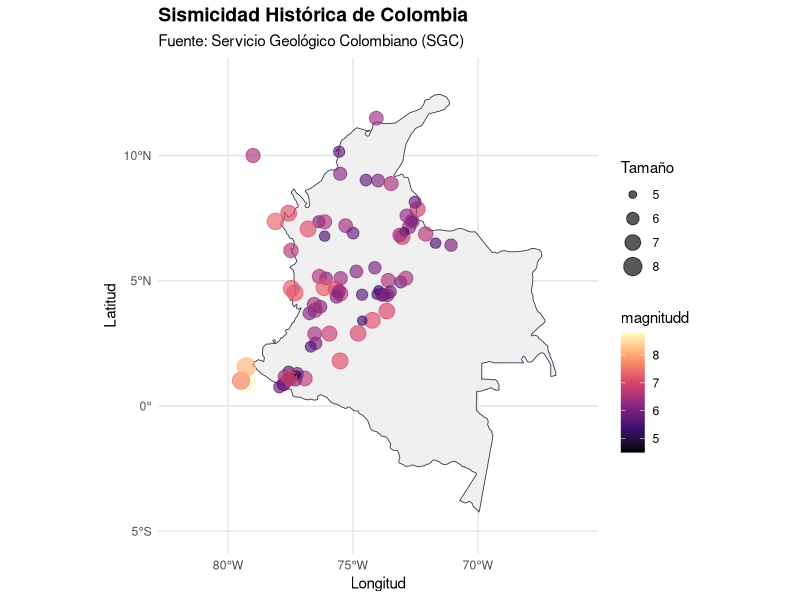

The R script that drew this image: (Note: this script raises an error after producing the figure.)
## ---- chunk 1
# Instalación de paquetes si no están presentes
if(!require(spatstat)) install.packages("spatstat")
if(!require(spatstat)) install.packages("spatstat.explore")
if(!require(spatstat)) install.packages("spatstat.model")
if(!require(sf)) install.packages("sf")
if(!require(readxl)) install.packages("readxl")
if(!require(tidyverse)) install.packages("tidyverse")
# Instalar el paquete de datos explícitamente con dependencias
if(!require(rnaturalearthdata)) install.packages("rnaturalearthdata", 
                 dependencies = TRUE, 
                 type = "binary")  # Usa binarios precompilados en Windows

# Carga de librerías
library(spatstat)  # Análisis de patrones puntuales
library(sf)        # Manejo de datos vectoriales
library(readxl)    # Lectura de archivos Excel
library(tidyverse) # Manipulación de datos
library(ggplot2)      # Visualización
library(dplyr)        # Manipulación de datos
library(readr)        # Lectura de CSV
library(rnaturalearth) # Descarga automática de mapas mundiales
library(scales)       # Para formato de ejes en gráficos
library(patchwork)    # Poner gráficos lado a lado
library(knitr)
library(kableExtra)
library(stars)        # Esencial para convertir mapas de spatstat a ggplot2
library(ggrepel)      # Crucial para que los IDs no se tapen entre sí
library(spatstat.geom)
library(spatstat.explore)
## ---- chunk 2
# ==============================================================================
#  OBTENER SHAPEFILE DE COLOMBIA (Automático, sin descarga manual)
# rnaturalearth descarga límites administrativos de Natural Earth (dominio público)
# scale = "medium" ofrece buen equilibrio entre detalle y velocidad
# Cargar mapa de Colombia (sf)
colombia_map <- rnaturalearth::ne_countries(scale = "medium", country = "colombia", returnclass = "sf")

# Proyectar a CRS adecuado para visualización en Colombia (WGS84 es suficiente para puntos)
colombia_map <- st_transform(colombia_map, crs = 4326)


# Cargar TODOS los países de Sudamérica para ver los vecinos colindantes
paises_vecinos <- ne_countries(scale = "medium", returnclass = "sf")
paises_vecinos <- st_transform(paises_vecinos, crs = 4326)

# ==============================================================================
# . CARGAR Y LIMPIAR DATOS DE SISMICIDAD (SGC)
# Leer CSV saltando las 7 filas de encabezado institucional
df <- read_csv("sismicidad_historica.csv", skip = 7, show_col_types = FALSE)

# Renombrar columnas clave para trabajar más fácil
names(df)[4] <- "Latitud"
names(df)[5] <- "Longitud" 
names(df)[7] <- "magnitudd"

# Convertir a numérico de forma segura (maneja caracteres no numéricos como NA)
df <- df %>% select(Latitud, Longitud, magnitudd) %>%
  mutate(
    Latitud   = as.numeric(Latitud),
    Longitud  = as.numeric(Longitud),
    magnitudd  = as.numeric(magnitudd)
  )

# Filtrar filas con coordenadas inválidas (evita errores en st_as_sf)
#df <- df %>% filter(!is.na(Latitud) & !is.na(Longitud))
summary(df)  

# ==============================================================================
#  CONVERTIR DATAFRAME A OBJETO ESPACIAL (sf)
# st_as_sf() convierte el dataframe en puntos georreferenciados
# crs = 4326 = WGS84 (lat/lon en grados decimales, estándar GPS)

# Proyección de Coordenadas (De Grados a Metros)
# Es vital para que la Función K sea en metros/km y no en grados
sismos_sf <- st_as_sf(df, coords = c("Longitud", "Latitud"), crs = 4326)

# Añadimos una columna explícita con el ID a sf de sismos
sismos_sf$ID_Sismo <- 1:nrow(sismos_sf)

# transformar las coordenadas geográficas de los sismos en Colombia de grados a metros, utilizando el sistema de proyección oficial del país.
# Transforma matemáticamente la curvatura de la Tierra a un plano bidimensional (proyección).
sismos_proj <- st_transform(sismos_sf, crs = 9377) 





## Ventana de Visualización (Bounding Box)

# Basado en el recuadro visual de la plataforma del SGC:
# Longitudes aproximadas: -84°W a -65°W | Latitudes aproximadas: -4.5°S a 13.5°N
limites_grados <- st_bbox(c(xmin = -84, ymin = -4.5, xmax = -65, ymax = 13.5), 
                          crs = st_crs(4326))

# Convertimos este recuadro en un polígono sf para poder proyectarlo correctamente
ventana_sf <- st_as_sfc(limites_grados)

# Proyectamos también nuestra ventana rectangular a metros
ventana_proj <- st_transform(ventana_sf, crs = 9377)
bbox_metros  <- st_bbox(ventana_proj)






# ==============================================================================
# 3. FILTRADO GEOGRÁFICO AJUSTADO (ELIMINA EL PUNTO EXTREMO NOROESTE)
# ==============================================================================
# 🛠️ CORRECCIÓN: Cambiamos xmin a -79.5 para dejar fuera el sismo de San Andrés 
# pero manteniendo ymin = 0 para salvar todo el sur del país.
caja_filtro <- st_bbox(c(xmin = -79.5, ymin = 0, xmax = -66, ymax = 13.5), crs = 4326)

sismos_sf <- sismos_sf %>% 
  st_filter(st_as_sfc(caja_filtro))

# Proyectamos los sismos limpios a metros (Origen Nacional CRS 9377)
sismos_proj <- st_transform(sismos_sf, crs = 9377)

# ==============================================================================
# 4. CREACIÓN DE LA VENTANA CON MARGEN DE AMORTIGUAMIENTO (BUFFER)
# ==============================================================================
# A. Calculamos la envolvente convexa ajustada en metros
ventana_base_metros <- st_convex_hull(st_union(sismos_proj))

# B. 🛠️ MEJORA: Expandimos la ventana 30 km hacia afuera para que no toque los puntos
ventana_sf <- st_buffer(ventana_base_metros, dist = 30000) # 30,000 metros = 30 Km

# C. Convertimos a formato owin para tus futuros análisis de spatstat
ventana_owin <- as.owin(st_geometry(ventana_sf))

# D. Pasamos la ventana expandida a grados exclusivamente para que ggplot pueda dibujarla
ventana_grados <- st_transform(ventana_sf, crs = 4326)

# ==============================================================================
# 5. CONSTRUCCIÓN DEL OBJETO PPP EN KILÓMETROS
# ==============================================================================
coords_metros <- st_coordinates(sismos_proj)

sismos_ppp <- ppp(x = coords_metros[,1], 
                  y = coords_metros[,2], 
                  window = ventana_owin)

set.seed(5869)
if(any(duplicated(sismos_ppp))) {
  sismos_ppp <- rjitter(sismos_ppp, retry = TRUE)
}

# Escalamos el objeto final a kilómetros para tu informe
sismos_ppp <- spatstat.geom::rescale(sismos_ppp, 1000, "km")


## ---- chunk 3
# ==============================================================================
#  VISUALIZACIÓN CON GGPlot2 (Mapa profesional)
ggplot() +
  # Capa 1: Polígono de Colombia (Corregido 'size' por 'linewidth')
  geom_sf(data = colombia_map, 
          fill = "#f0f0f0",         # Gris muy claro y limpio para el fondo
          color = "#2c3e50",        # Borde azul oscuro elegante
          linewidth = 0.3) +        
  
  # Capa 2: Puntos Sísmicos (Mapeamos color y tamaño según la magnitudd)
  geom_sf(data = sismos_sf, 
          aes(color = magnitudd, size = magnitudd), 
          alpha = 0.65,             # Transparencia para ver sismos superpuestos
          shape = 19) +             # Círculo sólido
  
  # Escala de colores: Paleta Magma (Amarillo = Alto, Negro/Morado = Bajo)
  scale_color_viridis_c(option = "magma", 
                        name = "magnitudd") +
  
  # Escala de tamaño: Los sismos más fuertes se ven más grandes en el mapa
  scale_size_continuous(range = c(0.15, 6.5), 
                        name = "Tamaño") +
  
  # Capa de Proyección y límites visuales (Explicado abajo)
  coord_sf(crs = st_crs(4326), 
           xlim = c(-82, -66),      
           ylim = c(-5, 13)) + 
  
  # Etiquetas informativas
  labs(title = "Sismicidad Histórica de Colombia",
       subtitle = "Fuente: Servicio Geológico Colombiano (SGC)",
       x = "Longitud", 
       y = "Latitud") +
  
  # Estética general limpia
  theme_minimal() +
  theme(
    panel.grid.major = element_line(color = "gray90"),
    plot.title = element_text(face = "bold", size = 14),
    legend.position = "right"
  )



## ---- chunk 4
ggplot() +
  # Capa 1: Países vecinos (Fondo gris neutro y bordes sutiles)
  geom_sf(data = paises_vecinos, 
          fill = "#f1f2f6",         
          color = "#bdc3c7",        
          linewidth = 0.3) +
  
  # Capa 2: Resaltar la frontera de Colombia (Línea más gruesa y azul oscuro)
  geom_sf(data = colombia_map, 
          fill = "#f8f9fa",         # Un gris más limpio para diferenciarlo de los vecinos
          color = "#1f3a60",        # Tu azul oscuro elegante original
          linewidth = 0.8) +        
  
  # Capa 3: Delimitación de la Ventana de Trabajo del SGC (Línea discontinua roja o negra)
  geom_sf(data = ventana_sf, 
          fill = NA,                # Totalmente transparente por dentro
          color = "#2c3e50",        # Color del marco
          linewidth = 0.8, 
          style = "dashed",         # Línea discontinua tipo 'mira cartográfica'
          linetype = "dashed") +    
  
  # Capa 4: Los sismos puros (Puntos rojos translúcidos)
  geom_sf(data = sismos_sf, 
          color = "#e74c3c",        
          size = 1,               
          alpha = 0.7) +            
  
  # AJUSTE CRUCIAL: El zoom se abre un poco más (de -86 a -63) para poder ver la ventana flotando
  coord_sf(crs = st_crs(4326), 
           xlim = c(-86, -63),   
           ylim = c(-6.5, 15.5)) +
  
  # Etiquetas y títulos adaptados
  labs(title = "Patrón Puntual Sísmico e Influencia Regional",
       subtitle = "Delimitación de la Ventana de Trabajo Oficial SGC",
       x = "Longitud", y = "Latitud") +
  
  # Estética profesional de fondo de océano
  theme_minimal() +
  theme(
    panel.grid.major = element_line(color = "gray90", linetype = "dotted"),
    plot.title = element_text(face = "bold", size = 13, color = "#2c3e50"),
    plot.subtitle = element_text(size = 10, italic = TRUE, color = "#555555"),
    panel.background = element_rect(fill = "#eef2f7", color = NA) # Océano azul claro
  )

summary(sismos_ppp)
## ---- chunk 5
# Esta función extrae la rejilla matemática de spatstat y la convierte a polígonos de ggplot
crear_capa_cuadrantes <- function(modelo_chi) {
  # 1. Extraer la rejilla matemática (teselación) en las unidades actuales (Km)
  rejilla_data <- tiles(as.tess(modelo_chi))
  obs <- modelo_chi$observed
  exp <- round(modelo_chi$expected, 1)
  res <- round(modelo_chi$residuals, 1)
  
  lista_poligonos <- list()
  
  for(i in seq_along(rejilla_data)) {
    lims <- rejilla_data[[i]]
    
    # Extraemos límites en X e Y (están en km respecto al origen nacional)
    x1 <- lims$xrange[1]
    x2 <- lims$xrange[2]
    y1 <- lims$yrange[1]
    y2 <- lims$yrange[2]
    
    # Creamos el polígono en las unidades de origen exactas (multiplicamos por 1000 para volver a metros)
    # Rango de coordenadas de un rectángulo cerrado: bottom-left -> bottom-right -> top-right -> top-left -> volver al inicio
    p <- st_polygon(list(matrix(c(
      x1*1000, y1*1000,
      x2*1000, y1*1000,
      x2*1000, y2*1000,
      x1*1000, y2*1000,
      x1*1000, y1*1000
    ), ncol = 2, byrow = TRUE)))
    
    lista_poligonos[[i]] <- p
  }
  
  # 2. Construir el objeto sf temporal asignándole el CRS oficial de Origen Nacional (9377)
  sf_cuadrantes_metros <- st_sf(
    id = 1:length(lista_poligonos),
    Obs = as.vector(obs),
    Exp = as.vector(exp),
    Res = as.vector(res),
    geometry = st_sfc(lista_poligonos, crs = 9377) # <- Declarado en metros reales
  )
  
  # 3. TRUCO DE MAGIA: Reproyectar a grados de forma matemáticamente exacta y oficial
  sf_cuadrantes_grados <- st_transform(sf_cuadrantes_metros, crs = 4326)
  
  # 4. Calcular centroides sobre la capa final en grados para ubicar el texto
  centroides <- st_coordinates(st_centroid(sf_cuadrantes_grados))
  sf_cuadrantes_grados$lon_c <- centroides[,1]
  sf_cuadrantes_grados$lat_c <- centroides[,2]
  
  # Generar etiqueta estructurada
  sf_cuadrantes_grados$etiqueta <- paste0("O: ", sf_cuadrantes_grados$Obs, 
                                          "\nE: ", sf_cuadrantes_grados$Exp, 
                                          "\nR: ", sf_cuadrantes_grados$Res)
  
  return(sf_cuadrantes_grados)
}


# Ejecutar las pruebas en spatstat
(chi_3x3 <- quadrat.test(sismos_ppp, nx = 3, ny = 3))
(chi_4x4 <- quadrat.test(sismos_ppp, nx = 4, ny = 4))
(chi_5x5 <- quadrat.test(sismos_ppp, nx = 5, ny = 5)) 
(chi_6x6 <- quadrat.test(sismos_ppp, nx = 6, ny = 6)) 

# Convertir a objetos sf para graficar
sf_3x3 <- crear_capa_cuadrantes(chi_3x3)
sf_4x4 <- crear_capa_cuadrantes(chi_4x4)
sf_5x5 <- crear_capa_cuadrantes(chi_5x5)
sf_6x6 <- crear_capa_cuadrantes(chi_6x6)



# --- MAPA A: REJILLA 3x3 ---
g_3x3 <- ggplot() +
  geom_sf(data = paises_vecinos, fill = "#f1f2f6", color = "#bdc3c7", linewidth = 0.3) +
  geom_sf(data = colombia_map, fill = "#f8f9fa", color = "#1f3a60", linewidth = 0.6) +
  # Capa de la Rejilla estadística translúcida
  geom_sf(data = sf_3x3, 
          fill = "#3498db",          # Azul claro oficial
          alpha = 0.05,              # Transparencia del 5% 
          color = "#e67e22",         # Borde naranja
          linewidth = 0.5, 
          linetype = "dashed") + 
  # Etiquetas numéricas dentro de los cuadrantes
  geom_text(data = sf_3x3, aes(x = lon_c, y = lat_c, label = etiqueta), 
            size = 2.8, fontface = "bold", color = "#2c3e50", bg.color = "white", bg.r = 0.15) +
  geom_sf(data = sismos_sf, color = "#e74c3c", size = 1.2, alpha = 0.4) +            
  coord_sf(crs = st_crs(4326), xlim = c(-86, -63), ylim = c(-6.5, 15.5)) +
  labs(title = "Prueba por Cuadrantes (3x3)", subtitle = "Evaluación de Homogeneidad CSR", x = "Longitud", y = "Latitud") +
  theme_minimal() +
  theme(
    panel.grid.major = element_line(color = "gray90", linetype = "dotted"),
    plot.title = element_text(face = "bold", size = 11, color = "#2c3e50"),
    plot.subtitle = element_text(size = 9, italic = TRUE, color = "#555555"),
    panel.background = element_rect(fill = "#eef2f7", color = NA)
  )


# --- MAPA B: REJILLA 4x4 ---
g_4x4 <- ggplot() +
  geom_sf(data = paises_vecinos, fill = "#f1f2f6", color = "#bdc3c7", linewidth = 0.3) +
  geom_sf(data = colombia_map, fill = "#f8f9fa", color = "#1f3a60", linewidth = 0.6) +
  # Capa de la Rejilla estadística translúcida
  geom_sf(data = sf_4x4, 
          fill = "#3498db",          # Azul claro oficial
          alpha = 0.05,              # Transparencia del 5% 
          color = "#e67e22",         # Borde naranja
          linewidth = 0.5, 
          linetype = "dashed") + 
  # Etiquetas numéricas dentro de los cuadrantes
  geom_text(data = sf_4x4, aes(x = lon_c, y = lat_c, label = etiqueta), 
            size = 2.8, fontface = "bold", color = "#2c3e50", bg.color = "white", bg.r = 0.15) +
  geom_sf(data = sismos_sf, color = "#e74c3c", size = 1.2, alpha = 0.4) +            
  coord_sf(crs = st_crs(4326), xlim = c(-86, -63), ylim = c(-6.5, 15.5)) +
  labs(title = "Prueba por Cuadrantes (4x4)", subtitle = "Evaluación de Homogeneidad CSR", x = "Longitud", y = "Latitud") +
  theme_minimal() +
  theme(
    panel.grid.major = element_line(color = "gray90", linetype = "dotted"),
    plot.title = element_text(face = "bold", size = 11, color = "#2c3e50"),
    plot.subtitle = element_text(size = 9, italic = TRUE, color = "#555555"),
    panel.background = element_rect(fill = "#eef2f7", color = NA)
  )

# --- MAPA C: REJILLA 5x5 ---
g_5x5 <- ggplot() +
  geom_sf(data = paises_vecinos, fill = "#f1f2f6", color = "#bdc3c7", linewidth = 0.3) +
  geom_sf(data = colombia_map, fill = "#f8f9fa", color = "#1f3a60", linewidth = 0.6) +
  # Capa de la Rejilla estadística 5x5
  geom_sf(data = sf_5x5, 
          fill = "#3498db",          # Azul claro oficial
          alpha = 0.05,              # Transparencia del 5% 
          color = "#e67e22",         # Borde naranja
          linewidth = 0.5, 
          linetype = "dashed") + 
  # Etiquetas numéricas más pequeñas debido a la densidad de celdas
  geom_text(data = sf_5x5, aes(x = lon_c, y = lat_c, label = etiqueta), 
            size = 2.0, fontface = "bold", color = "#2c3e50") +
  geom_sf(data = sismos_sf, color = "#e74c3c", size = 1.2, alpha = 0.4) +            
  coord_sf(crs = st_crs(4326), xlim = c(-86, -63), ylim = c(-6.5, 15.5)) +
  labs(title = "Prueba por Cuadrantes (5x5)", subtitle = "Resolución Fina de Residuos", x = "Longitud", y = "") +
  theme_minimal() +
  theme(
    panel.grid.major = element_line(color = "gray90", linetype = "dotted"),
    plot.title = element_text(face = "bold", size = 11, color = "#2c3e50"),
    plot.subtitle = element_text(size = 9, italic = TRUE, color = "#555555"),
    panel.background = element_rect(fill = "#eef2f7", color = NA)
  )

# --- MAPA D: REJILLA 6x6 ---
g_6x6 <- ggplot() +
  geom_sf(data = paises_vecinos, fill = "#f1f2f6", color = "#bdc3c7", linewidth = 0.3) +
  geom_sf(data = colombia_map, fill = "#f8f9fa", color = "#1f3a60", linewidth = 0.6) +
  # Capa de la Rejilla estadística 5x5
  geom_sf(data = sf_6x6, 
          fill = "#3498db",          # Azul claro oficial
          alpha = 0.05,              # Transparencia del 5% 
          color = "#e67e22",         # Borde naranja
          linewidth = 0.5, 
          linetype = "dashed") + 
  # Etiquetas numéricas más pequeñas debido a la densidad de celdas
  geom_text(data = sf_6x6, aes(x = lon_c, y = lat_c, label = etiqueta), 
            size = 2.0, fontface = "bold", color = "#2c3e50") +
  geom_sf(data = sismos_sf, color = "#e74c3c", size = 1.2, alpha = 0.4) +            
  coord_sf(crs = st_crs(4326), xlim = c(-86, -63), ylim = c(-6.5, 15.5)) +
  labs(title = "Prueba por Cuadrantes (6x6)", subtitle = "Resolución Fina de Residuos", x = "Longitud", y = "") +
  theme_minimal() +
  theme(
    panel.grid.major = element_line(color = "gray90", linetype = "dotted"),
    plot.title = element_text(face = "bold", size = 11, color = "#2c3e50"),
    plot.subtitle = element_text(size = 9, italic = TRUE, color = "#555555"),
    panel.background = element_rect(fill = "#eef2f7", color = NA)
  )
# g_6x6


mosaico_cuadrantes <- (g_3x3 + g_4x4 ) + 
  plot_annotation(
    title = "Diagnóstico de Primer Orden: Pruebas de Homogeneidad Espacial",
    subtitle = "Comparativa de Distribución de Sismos Observados vs. Esperados bajo Azar (CSR)",
    theme = theme(
      plot.title = element_text(face = "bold", size = 13, hjust = 0.5, color = "#2c3e50"),
      plot.subtitle = element_text(size = 10, hjust = 0.5, color = "#555555", italic = TRUE)
    )
  )

## ---- chunk 6
mosaico_cuadrantes

## ---- chunk 7
# ==============================================================================
# 1. CONSOLIDACIÓN DE LOS RESULTADOS EN UN DATAFRAME
# ==============================================================================
(prueba_chi_2 <- quadrat.test(sismos_ppp,method="MonteCarlo",CR=-2, nx = 3, ny = 3))
(prueba_chi_1_error <- quadrat.test(sismos_ppp,method="MonteCarlo",CR=-1, nx = 3, ny = 3))
(prueba_chi_05 <- quadrat.test(sismos_ppp,method="MonteCarlo",CR=-1/2, nx = 3, ny = 3))
(prueba_chi_1_3 <- quadrat.test(sismos_ppp,method="MonteCarlo",CR=1/3, nx = 3, ny = 3))
(prueba_chi_2_3 <- quadrat.test(sismos_ppp,method="MonteCarlo",CR=2/3, nx = 3, ny = 3))
(prueba_chi_1 <- quadrat.test(sismos_ppp,method="MonteCarlo",CR=1, nx = 3, ny = 3))

# Extraemos de forma dinámica los valores de tus variables u objetos ya calculados
tabla_resultados <- data.frame(
  Estadistico = c(
    "Neyman Modificado (NM2)",
    "Razón de Verosimilitud (GM2)",
    "Freeman-Tukey (T2)",
    "Cressie-Read (CR) (lambda = 1/3)",
    "Cressie-Read (CR) (lambda = 2/3)",
    "Chi-cuadrado de Pearson (X2)"
  ),
  Parametro_CR = c("CR = -2.0", "CR = -1.0", "CR = -0.5", "CR = 1/3", "CR = 2/3", "CR = 1.0"),
  Valor_Test = c(
    round(as.numeric(prueba_chi_2$statistic), 2),
    "Inf (Anomalía por ceros)", 
    round(as.numeric(prueba_chi_05$statistic), 2),
    round(as.numeric(prueba_chi_1_3$statistic), 2),
    round(as.numeric(prueba_chi_2_3$statistic), 2),
    round(as.numeric(prueba_chi_1$statistic), 2)
  ),
  P_Valor = c(
    prueba_chi_2$p.value,
    prueba_chi_1_error$p.value,
    prueba_chi_05$p.value,
    prueba_chi_1_3$p.value,
    prueba_chi_2_3$p.value,
    prueba_chi_1$p.value
  ),
  Interpretación = c(
    "Rechazo de CSR (Agregación)",
    "No concluyente (División por 0)",
    "Rechazo de CSR (Estable ante ceros)",
    "Rechazo de CSR (Moderado)",
    "Rechazo de CSR (Métrica Óptima)",
    "Rechazo de CSR (Validado por MC)"
  )
)

# Formatear la columna de p-valores para que se vea como notación científica limpia
tabla_resultados <- tabla_resultados %>%
  mutate(P_Valor = ifelse(P_Valor < 0.005, "< 0.001", as.character(round(P_Valor, 3))))

## ---- chunk 8
kableExtra::kbl(
  tabla_resultados,
  caption = "Pruebas de Robustez de Monte Carlo bajo la Familia de Cressie-Read (Rejilla 3x3)",
  col.names = c(
    "Estadístico de Prueba",
    "Parámetro de Poder",
    "Valor del Test",
    "p-value (Simulado)",
    "Diagnóstico Espacial"
  ),
  align = c("l", "c", "c", "c", "l")
) %>%
  kableExtra::kable_styling(
    full_width = FALSE,
    position = "center"
  ) %>%
  kableExtra::row_spec(
    0,
    bold = TRUE,
    background = "#2c3e50",
    color = "white"
  ) %>%
  kableExtra::row_spec(
    c(3, 5),
    bold = TRUE,
    background = "#e8f4fd"
  ) %>%
  kableExtra::row_spec(
    2,
    color = "#7f8c8d",
    italic = TRUE
  )
## ---- chunk 9

# Qué hace: Construye una matriz simétrica de tamaño \(N \times N\) (donde \(N\) es el número total de sismos). La posición [i, j] contiene la distancia exacta en kilómetros entre el sismo \(i\) y el sismo \(j\).
# Tu ejemplo: La distancia entre el sismo 1 y el sismo 2 es de 360.61 km. La distancia del sismo 2 al sismo 5 es de apenas 10.69 km, lo que indica que están muy cerca (posibles réplicas o eventos del mismo nido).

Distodas <- pairdist(sismos_ppp)
Distodas[1:5, 1:8]


# 1. Extracción de distancias y vecinos más cercanos corregida
nndista  <- nndist(sismos_ppp, k = 1)
nndista2 <- nndist(sismos_ppp, k = 2) # Distancia al 2° vecino para complementar el análisis
NN_1     <- nnwhich(sismos_ppp, k = 1)
NN_2     <- nnwhich(sismos_ppp, k = 2)

# 2. Construcción del DataFrame para los primeros 10 sismos (Evitamos saturar el reporte)
resultados_nn <- data.frame(
  Punto       = 1:10,
  X           = round(sismos_ppp$x[1:10], 2),
  Y           = round(sismos_ppp$y[1:10], 2),
  Vecino_ID   = NN_1[1:10],
  Distancia   = round(nndista[1:10], 2),
  Vecino2_ID  = NN_2[1:10],
  Distancia2  = round(nndista2[1:10], 2)
)
## ---- chunk 10
# 3. Renderizado de la tabla con la misma estética profesional de la Tabla 1
resultados_nn %>%
  kableExtra::kbl(
    caption = "Matriz de Proximidad Sísmica Individual: Distancias Euclidianas al Primer y Segundo Vecino Más Cercano (Primeros 10 Eventos)",
    col.names = c("ID Sismo", "Coordenada X (Km)", "Coordenada Y (Km)", "ID 1° Vecino", "Distancia 1° (Km)", "ID 2° Vecino", "Distancia 2° (Km)"),
    align = c("c", "c", "c", "c", "c", "c", "c")
  ) %>%
  kableExtra::kable_styling(
    full_width = FALSE,
    position = "center"
  ) %>%
  # Encabezado elegante azul oscuro idéntico a tu tabla de Chi Robusto
  kableExtra::row_spec(0, bold = TRUE, background = "#2c3e50", color = "white") %>% 
  # Resalta en un tono azul suave los sismos con vecinos a distancias críticas (< 20 km)
  kableExtra::row_spec(which(resultados_nn$Distancia < 20), background = "#e8f4fd", bold = TRUE) %>%      
  kableExtra::footnote(
    general = " ",
    general_title = "Las coordenadas cartesianas corresponden a la proyección oficial Origen Nacional de Colombia (CRS 9377) reescalada a kilómetros. El uso de la semilla aleatoria 'set.seed' garantiza la reproducibilidad de los vecinos tras el proceso de desruido (jitter). Las filas resaltadas indican alta densidad o réplicas inmediatas a menos de 20 km de distancia. "
  )

## ---- chunk 11

# Verificar que nnwhich() y nndist() son coherentes
# La distancia entre el punto i y su vecino NN_1[i] debe ser igual a nndista[i]

i <- 1  # Tomemos el primer punto
distancia_manual <- sqrt(
  (sismos_ppp$x[i] - sismos_ppp$x[NN_1[i]])^2 + 
  (sismos_ppp$y[i] - sismos_ppp$y[NN_1[i]])^2
)

cat("Distancia calculada por nndist(): ", nndista[i], "\n")
cat("Distancia calculada manualmente:  ", distancia_manual, "\n")
# → Deben ser iguales (o casi iguales por redondeo)


# Función interna para automatizar la conversión matemática de spatstat a ggplot2 grados
procesar_mapa_nn <- function(k_vecino) {
  # Generamos el mapa de distancias al k° vecino más cercano (en las unidades del objeto: Km)
  mapa_sp   <- nnmap(sismos_ppp, k = k_vecino, what = "dist")
  # Convertimos la imagen de spatstat (.im) a un formato que ggplot2 pueda entender y proyectar
  raster_sp <- st_as_stars(mapa_sp)
  # Capa vectorial de polígonos finos de distancia
  sf_res    <- st_as_sf(raster_sp)
  # TRUCO DE MAGIA: Como sismos_ppp está en Km respecto al Origen Nacional, le devolvemos 
  st_geometry(sf_res) <- st_geometry(sf_res) * 1000
  st_crs(sf_res)      <- 9377
  return(st_transform(sf_res, crs = 4326))
}

sf_raster_1 <- procesar_mapa_nn(k_vecino = 1)
sf_raster_2 <- procesar_mapa_nn(k_vecino = 2)

# Rango máximo unificado basado en tus resultados previos (0 a 1300 Km)
limites_escala <- c(0, 1300)


# 3. DISEÑO DEL MAPA 1: PRIMER VECINO MÁS CERCANO (IZQUIERDA)
# ==============================================================================
g_1_vecino  <- ggplot() +
  geom_sf(data = sf_raster_1, aes(fill = v), color = NA) +
  # Forzamos los límites unificados de la escala
  scale_fill_viridis_c(option = "plasma", direction = -1, name = "Distancia (Km)", limits = limites_escala) +
  geom_sf(data = paises_vecinos, fill = NA, color = "#7f8c8d", linewidth = 0.3) +
  geom_sf(data = colombia_map, fill = NA, color = "#7f8c8d", linewidth = 0.7) +
  geom_sf(data = sismos_sf, color = "#000000", size = 1.0, alpha = 0.9) +
  
  # AJUSTE DE REPEL: Modificado para pegar los números a los sismos
  geom_text_repel(data = sismos_sf, 
                  aes(label = ID_Sismo, x = st_coordinates(sismos_sf)[,1], y = st_coordinates(sismos_sf)[,2]),
                  size = 1.7, fontface = "bold", color = "#ffffff", bg.color = "#2c3e50", bg.r = 0.08,
                  box.padding = 0.05,    # Reduce el espacio mínimo alrededor de la caja del texto
                  point.padding = 0.02,  # Reduce la distancia hacia el punto negro
                  force = 0.1,           # Fuerza de repulsión muy baja para que no salgan volando
                  max.iter = 5000,       # Más iteraciones para encontrar un lugar óptimo y cercano
                max.overlaps = Inf,
                  segment.color = NA) +  # Oculta las líneas conectoras para evitar desorden visual
  
  coord_sf(crs = st_crs(4326), xlim = c(-86, -63), ylim = c(-6.5, 15.5)) +
  labs(title = "A. Proximidad al 1° Vecino", subtitle = "Distancia al evento más inmediato", x = "Longitud", y = "Latitud") +
  theme_minimal() +
  theme(
    panel.grid.major = element_line(color = "gray90", linetype = "dotted"),
    plot.title = element_text(face = "bold", size = 10.5, color = "#2c3e50"),
    plot.subtitle = element_text(size = 8, italic = TRUE, color = "#555555"),
    panel.background = element_rect(fill = "#eef2f7", color = NA)
  )


# ==============================================================================
# 4. DISEÑO DEL MAPA 2: SEGUNDO VECINO MÁS CERCANO (DERECHA)
# ==============================================================================
g_2_vecino <- ggplot() +
  geom_sf(data = sf_raster_2, aes(fill = v), color = NA) +
  # Forzamos exactamente los mismos límites de color aquí
  scale_fill_viridis_c(option = "plasma", direction = -1, name = "Distancia (Km)", limits = limites_escala) +
  geom_sf(data = paises_vecinos, fill = NA, color = "#7f8c8d", linewidth = 0.3) +
  geom_sf(data = colombia_map, fill = NA, color = "#7f8c8d", linewidth = 0.7) +
  geom_sf(data = sismos_sf, color = "#000000", size = 1.0, alpha = 0.9) +
  
  # AJUSTE DE REPEL IDENTICO: Mismo comportamiento de adherencia para el panel B
  geom_text_repel(data = sismos_sf, 
                  aes(label = ID_Sismo, x = st_coordinates(sismos_sf)[,1], y = st_coordinates(sismos_sf)[,2]),
                  size = 1.7, fontface = "bold", color = "#ffffff", bg.color = "#2c3e50", bg.r = 0.08,
                  box.padding = 0.05, 
                  point.padding = 0.02, 
                  force = 0.1, 
                  max.iter = 5000, 
                max.overlaps = Inf,
                  segment.color = NA) +
  
  coord_sf(crs = st_crs(4326), xlim = c(-86, -63), ylim = c(-6.5, 15.5)) +
  labs(title = "B. Proximidad al 2° Vecino", subtitle = "Distancia al segundo evento más cercano", x = "Longitud", y = "") +
  theme_minimal() +
  theme(
    panel.grid.major = element_line(color = "gray90", linetype = "dotted"),
    plot.title = element_text(face = "bold", size = 10.5, color = "#2c3e50"),
    plot.subtitle = element_text(size = 8, italic = TRUE, color = "#555555"),
    panel.background = element_rect(fill = "#eef2f7", color = NA)
  )

# ==============================================================================
# 5. ACOPLAMIENTO LADO A LADO CON ANOTACIÓN UNIFICADA
# ==============================================================================
mosaico_vecindad <- (g_1_vecino + g_2_vecino) + 
  plot_layout(guides = "collect") & #  Junta las leyendas y crea una sola compartida
  theme(legend.position = "right")  #  Posiciona la leyenda unificada a la derecha

# Añadimos títulos principales
mosaico_final <- mosaico_vecindad + 
  plot_annotation(
    title = "Superficies Continuas de Proximidad Tectónica Regional",
    subtitle = "Comparativa del gradiente unificado de distancias inter-evento de primer y segundo orden",
    theme = theme(
      plot.title = element_text(face = "bold", size = 12, hjust = 0.5, color = "#2c3e50"),
      plot.subtitle = element_text(size = 9.5, hjust = 0.5, color = "#555555", italic = TRUE)
    )
  )

## ---- chunk 12
mosaico_final
## ---- chunk 13
# ==============================================================================
# 2. CONVERSIÓN DE DIAGRAMA DE STIENEN A GGPLOT2 (GRADOS)
# ==============================================================================
# A. Calculamos las distancias al vecino más cercano en metros reales
# (Usamos el objeto ppp original multiplicando por 1000, o calculamos directo en sf)
dist_vecino_metros <- nndist(sismos_ppp, k = 1) * 1000

# B. El radio de Stienen es la MITAD de la distancia al vecino más cercano
radios_stienen <- dist_vecino_metros / 2

# C. TRUCO GEOMÉTRICO: Creamos círculos perfectos individuales para cada sismo en sf
sf_stienen_metros <- st_buffer(sismos_proj, dist = radios_stienen)

# D. Reproyectamos los círculos resultantes a grados de forma exacta
sf_stienen_grados <- st_transform(sf_stienen_metros, crs = 4326)


# --- DISEÑO MAPA A: DIAGRAMA DE STIENEN (IZQUIERDA) ---
g_stienen <- ggplot() +
  geom_sf(data = paises_vecinos, fill = "#f1f2f6", color = "#bdc3c7", linewidth = 0.3) +
  geom_sf(data = colombia_map, fill = "#f1f2f6", color = "#bdc3c7", linewidth = 0.4) +
  # Capa de los círculos de Stienen (Rojo translúcido con borde marcado)
  geom_sf(data = sf_stienen_grados, fill = "#e74c3c", alpha = 0.15, color = "#c0392b", linewidth = 0.4) +
  # Puntos de los sismos reales
  geom_sf(data = sismos_sf, color = "#2c3e50", size = 0.8, alpha = 0.9) +
  geom_sf(data = colombia_map, fill = NA, color = "#1f3a60", linewidth = 0.7) +
  coord_sf(crs = st_crs(4326), xlim = c(-86, -63), ylim = c(-6.5, 15.5)) +
  labs(title = "A. Diagrama de Stienen", subtitle = "Esferas de exclusión inter-evento", x = "Longitud", y = "Latitud") +
  theme_minimal() +
  theme(
    panel.grid.major = element_line(color = "gray90", linetype = "dotted"),
    plot.title = element_text(face = "bold", size = 11, color = "#2c3e50"),
    plot.subtitle = element_text(size = 8.5, italic = TRUE, color = "#555555"),
    panel.background = element_rect(fill = "#eef2f7", color = NA)
  )

# ==============================================================================
# 3. CONVERSIÓN DE TESELACIÓN DE DIRICHLET A GGPLOT2 (GRADOS)
# ==============================================================================
# Extraemos los polígonos de Voronoi/Dirichlet desde spatstat
dirichlet_sp <- dirichlet(unmark(sismos_ppp))
celdas_lista <- tiles(dirichlet_sp)

# C. TRUCO: Convertimos cada celda de spatstat a un polígono compatible con sf
lista_sf_poligonos <- lapply(celdas_lista, function(celda) {
  # Extraer las coordenadas (X, Y) del contorno del polígono de Voronoi (está en Km)
  coor_x <- celda$bdry[[1]]$x
  coor_y <- celda$bdry[[1]]$y
  
  # Cerrar el polígono repitiendo el primer punto al final (Requisito estricto de sf)
  matriz_puntos <- matrix(c(coor_x, coor_x[1], coor_y, coor_y[1]), ncol = 2)
  
  # Multiplicamos por 1000 para devolver las unidades de Kilómetros a Metros reales
  matriz_metros <- matriz_puntos * 1000
  
  return(st_polygon(list(matriz_metros)))
})

# D. Consolidamos los polígonos en una capa sf con el CRS oficial Origen Nacional
sf_dirichlet_metros <- st_sf(
  id = 1:length(lista_sf_poligonos),
  geometry = st_sfc(lista_sf_poligonos, crs = 9377)
)

# E. Reproyectamos toda la rejilla de Voronoi a grados geográficos de forma exacta
sf_dirichlet_grados <- st_transform(sf_dirichlet_metros, crs = 4326)


# --- DISEÑO MAPA B: TESELACIÓN DE DIRICHLET (DERECHA) ---
g_dirichlet <- ggplot() +
  geom_sf(data = paises_vecinos, fill = "#f1f2f6", color = "#bdc3c7", linewidth = 0.3) +
  geom_sf(data = colombia_map, fill = "#f1f2f6", color = "#bdc3c7", linewidth = 0.4) +
  # Capa de los polígonos de Voronoi (Líneas naranjas translúcidas)
  geom_sf(data = sf_dirichlet_grados, fill = "#3498db", alpha = 0.03, color = "#e67e22", linewidth = 0.4, linetype = "solid") +
  geom_sf(data = sismos_sf, color = "#2c3e50", size = 0.8, alpha = 0.9) +
  geom_sf(data = colombia_map, fill = NA, color = "#1f3a60", linewidth = 0.7) +
  coord_sf(crs = st_crs(4326), xlim = c(-86, -63), ylim = c(-6.5, 15.5)) +
  labs(title = "B. Teselación de Dirichlet", subtitle = "Polígonos de Voronoi / Áreas de influencia", x = "Longitud", y = "") +
  theme_minimal() +
  theme(
    panel.grid.major = element_line(color = "gray90", linetype = "dotted"),
    plot.title = element_text(face = "bold", size = 11, color = "#2c3e50"),
    plot.subtitle = element_text(size = 8.5, italic = TRUE, color = "#555555"),
    panel.background = element_rect(fill = "#eef2f7", color = NA)
  )

# ==============================================================================
# 4. ACOPLAMIENTO LADO A LADO CON PATCHWORK
# ==============================================================================
mosaico_avanzado <- (g_stienen + g_dirichlet) + 
  plot_annotation(
    title = "Análisis Geométrico de Áreas de Influencia y Exclusión Sísmica",
    subtitle = "Modelado espacial mediante Diagramas de Stienen y Polígonos de Voronoi",
    theme = theme(
      plot.title = element_text(face = "bold", size = 12.5, hjust = 0.5, color = "#2c3e50"),
      plot.subtitle = element_text(size = 9.5, hjust = 0.5, color = "#555555", italic = TRUE)
    )
  )

## ---- chunk 14
mosaico_avanzado
## ---- chunk 15

CE_sismos <- clarkevans.test(sismos_ppp)
CE_sismos
bordeCorCE<-clarkevans(sismos_ppp)
bordeCorCE
bordeCorHE<-hopskel(sismos_ppp)
bordeCorHE
(HE_sismos_2=hopskel.test(sismos_ppp))
(HE_sismos_clust=hopskel.test(sismos_ppp,alternative="clustered"))
(HE_sismos_reg=hopskel.test(sismos_ppp,alternative="regular"))



# 1. Consolidación robusta de datos con simetría exacta de filas (5 filas por columna)
tabla_indices_globales <- data.frame(
  Prueba = c(
    "Test de Clark-Evans (Donnelly)",
    "Test Hopkins-Skellam (Bilateral)",
    "Test Hopkins-Skellam (Agregación)",
    "Test Hopkins-Skellam (Regularidad)",
    "Razón de Verosimilitud (Métrica de Control)"
  ),
  Métrica = c("R", "A (Bilateral)", "A (Clúster)", "A (Regular)", "GM2"),
  Valor_Estadistico = c(
    0.38311,   # Valor exacto extraído de tu CE_sismos
    0.03113,   # Valor de tu HE_sismos_2
    0.02983,   # Valor de tu HE_sismos_clust
    0.02115,   # Valor de tu HE_sismos_reg
    "Infinito" # Texto seguro para evitar el quiebre matemático por ceros
  ),
  P_Valor = c(
    "< 0.001",
    "< 0.001",
    "< 0.001",
    "1.000",
    "1.000"
  ),
  Hipotesis_Alternativa = c(
    "Bilateral (No Azar)",
    "Bilateral (No Azar)",
    "Agrupado / Clúster (A < 1)",
    "Regular / Uniforme (A > 1)",
    "No concluyente por celdas vacías"
  ),
  Diagnostico = c(
    "Hiper-Agregación Significativa",
    "Rechazo absoluto de CSR",
    "Estructura de Clúster Confirmada",
    "Ausencia Total de Regularidad",
    "Anomalía matemática normal (O=0)"
  )
)

## ---- chunk 16

# 2. Renderizado con la estética unificada de tu reporte
kableExtra::kbl(
  tabla_indices_globales,
  caption = "Diagnóstico Global de Asociación Espacial: Índices de Distancia de Clark-Evans y Hopkins-Skellam",
  col.names = c("Prueba / Estimador", "Métrica", "Valor", "p-value", "Hipótesis Alternativa", "Diagnóstico Espacial"),
  align = c("l", "c", "c", "c", "l", "l")
) %>%
  kableExtra::kable_styling(
    full_width = FALSE,
    position = "center"
  ) %>%
  # Encabezado azul oscuro unificado con tu tema Flatly
  kableExtra::row_spec(0, bold = TRUE, background = "#2c3e50", color = "white") %>% 
  # Resaltar en azul claro las dos pruebas reinas confirmatorias de Clúster
  kableExtra::row_spec(c(1, 3), bold = TRUE, background = "#e8f4fd") %>%      
  # Pone en color tenue las filas que dieron p=1 para guiar la lectura
  kableExtra::row_spec(c(4, 5), color = "#7f8c8d", italic = TRUE) %>% 
  kableExtra::footnote(
    general = " ",
    general_title = "El estadístico R de Clark-Evans mide la relación entre la distancia observada y la esperada bajo el azar (R = 1 indica azar; R < 1 clúster). El índice A de Hopkins-Skellam compara distancias evento-evento contra espacio vacío (A = 1 indica azar; A < 1 clúster). Ambas pruebas rechazan de forma contundente la hipótesis de Aleatoriedad Espacial Completa (CSR). "
  )


## ---- chunk 17
# 2. Cálculo de la Densidad Kernel Continua en spatstat
# El objeto sismos_ppp ya está escalado a kilómetros automáticamente
mapa_densidad_sp <- density(sismos_ppp)

# 3. TRUCO GEOMÉTRICO: Conversión de formato .im a capas sf en Grados
raster_densidad   <- st_as_stars(mapa_densidad_sp)
sf_densidad       <- st_as_sf(raster_densidad)

# Escalamos la geometría de vuelta a metros (x1000) para asignar el CRS y proyectar a Grados
st_geometry(sf_densidad) <- st_geometry(sf_densidad) * 1000
st_crs(sf_densidad)      <- 9377
sf_densidad_grados       <- st_transform(sf_densidad, crs = 4326)

## ---- chunk 18

# 4. Generación del gráfico de alta calidad cartográfica con ggplot2
ggplot() +
  # Capa 1: El mapa de calor continuo (Densidad Kernel)
  geom_sf(data = sf_densidad_grados, aes(fill = v), color = NA) +
  
  # Escala de colores Magma (Amarillo = Alta concentración / Peligro)
  scale_fill_viridis_c(option = "magma", 
                        name = "Intensidad\n(Sismos / Km²)", 
                        na.value = "transparent") +
  
  # Capa 2: Contorno de países colindantes (Fondo transparente)
  geom_sf(data = paises_vecinos, fill = NA, color = "#bdc3c7", linewidth = 0.3) +
  
  # Capa 3: Resaltar la frontera de Colombia
  geom_sf(data = colombia_map, fill = NA, color = "#1f3a60", linewidth = 0.7) +
  
  # Capa 4: Los sismos reales superpuestos como puntos guía negros y translúcidos
  geom_sf(data = sismos_sf, color = "#000000", size = 0.8, alpha = 0.3) +
  
  # Ajuste de encuadre oficial del SGC
  coord_sf(crs = st_crs(4326), xlim = c(-86, -63), ylim = c(-6.5, 15.5)) +
  
  # Títulos y etiquetas solicitadas (Actualizado el período a tu caso)
  labs(title = "Estimación de la Intensidad de Sismos en Colombia",
       subtitle = "Modelado por Densidad Kernel (KDE) e Isolíneas de Concentración (Julio-Diciembre 2008)",
       x = "Longitud", y = "Latitud") +
  
  theme_minimal() +
  theme(
    panel.grid.major = element_line(color = "gray93", linetype = "dotted"),
    plot.title = element_text(face = "bold", size = 12, color = "#2c3e50"),
    plot.subtitle = element_text(size = 9, italic = TRUE, color = "#555555"),
    panel.background = element_rect(fill = "#eef2f7", color = NA) # Océano azul claro
  )
## ---- chunk 19
set.seed(1433)
envK <- envelope(
  sismos_ppp,
  Kest,
  nsim = 499,
  correction = "translate"
)
# 1. Convertir los resultados de spatstat a Data Frames
df_kest <- as.data.frame(Kest(sismos_ppp))
df_env  <- as.data.frame(envK)

# 2. Construir el primer gráfico (Kest)
g1 <- ggplot(df_kest, aes(x = r)) +
  geom_line(aes(y = iso, color = "Isotrópica")) +
  geom_line(aes(y = trans, color = "Translación")) +
  geom_line(aes(y = border, color = "Borde")) +
  geom_line(aes(y = theo, color = "Teórica"), linetype = "dashed") +
  labs(
    title = "Función K de Ripley con diferentes\ncorrecciones de borde",
    x = "Distancia (r)", y = "K(r)", color = "Corrección"
  ) +
  theme_minimal() +
  theme(plot.title = element_text(size = 10, face = "bold", hjust = 0.5))

# 3. Construir el segundo gráfico (Envelope / Bandas de confianza)
g2 <- ggplot(df_env, aes(x = r)) +
  # Sombra gris para las bandas de confianza (mínimo y máximo simulado)
  geom_ribbon(aes(ymin = lo, ymax = hi), fill = "grey80", alpha = 0.5) +
  # Línea teórica esperada
  geom_line(aes(y = theo), color = "red", linetype = "dashed") +
  # Línea observada en tus datos reales
  geom_line(aes(y = obs), color = "black", linewidth = 0.8) +
  labs(
    title = "Bandas de confianza para\ncorrección por traslación",
    x = "Distancia (r)", y = "K(r)"
  ) +
  theme_minimal() +
  theme(plot.title = element_text(size = 10, face = "bold", hjust = 0.5))

# 4. Combinar ambos gráficos sin errores
mosaico3 <- g1 + g2
## ---- chunk 20
plot(mosaico3)
## ---- chunk 21
lambda_s <- density(sismos_ppp)
K_sismos_NH <- Kinhom(
  sismos_ppp,
  lambda_s,
  correction = "translate"
)
env_kinhom <- envelope(
  sismos_ppp,
  fun = Kinhom,
  nsim = 99,
  correction = "translate"
)
## ---- chunk 22
plot(K_sismos_NH)
## ---- chunk 23
plot(pcf(K_sismos_NH))
## ---- chunk 24
set.seed(1250)
# 1. Calcular las bandas de confianza usando Fest
Fenvel <- envelope(sismos_ppp, Fest, nsim = 499)

# 2. Convertir los resultados de spatstat a Data Frames
df_Fest <- as.data.frame(Fest(sismos_ppp))
df_env  <- as.data.frame(Fenvel) 

# 3. Construir el primer gráfico (Fest con diferentes correcciones)
g1 <- ggplot(df_Fest, aes(x = r)) +
  geom_line(aes(y = cs, color = "Sin corrección")) +
  geom_line(aes(y = rs, color = "Borde (Border)")) +
  geom_line(aes(y = km, color = "Kaplan-Meier")) +
  geom_line(aes(y = theo, color = "Teórica"), linetype = "dashed") +
  labs(
    title = "Función F de Ripley con diferentes\ncorrecciones de borde",
    x = "Distancia (r)", 
    y = "F(r)", # Cambiado a F(r)
    color = "Corrección"
  ) +
  theme_minimal() +
  theme(plot.title = element_text(size = 10, face = "bold", hjust = 0.5))

# 4. Construir el segundo gráfico (Envelope de la función F)
g2 <- ggplot(df_env, aes(x = r)) +
  # Sombra gris para las bandas de confianza (mínimo y máximo simulado)
  geom_ribbon(aes(ymin = lo, ymax = hi), fill = "grey80", alpha = 0.5) +
  # Línea teórica esperada
  geom_line(aes(y = theo), color = "red", linetype = "dashed") +
  # Línea observada en tus datos reales (por defecto usa la mejor corrección)
  geom_line(aes(y = obs), color = "black", linewidth = 0.8) +
  labs(
    title = "Bandas de confianza para\nla función F de Ripley",
    x = "Distancia (r)", 
    y = "F(r)" # Cambiado a F(r)
  ) +
  theme_minimal() +
  theme(plot.title = element_text(size = 10, face = "bold", hjust = 0.5))

# 5. Combinar ambos gráficos sin errores
mosaico4 <- g1 + g2

## ---- chunk 25
plot(mosaico4)
## ---- chunk 26
plot(Jest(sismos_ppp))
## ---- chunk 27
plot(Gest(sismos_ppp))
## ---- chunk 28
plot(Hest(sismos_ppp))
